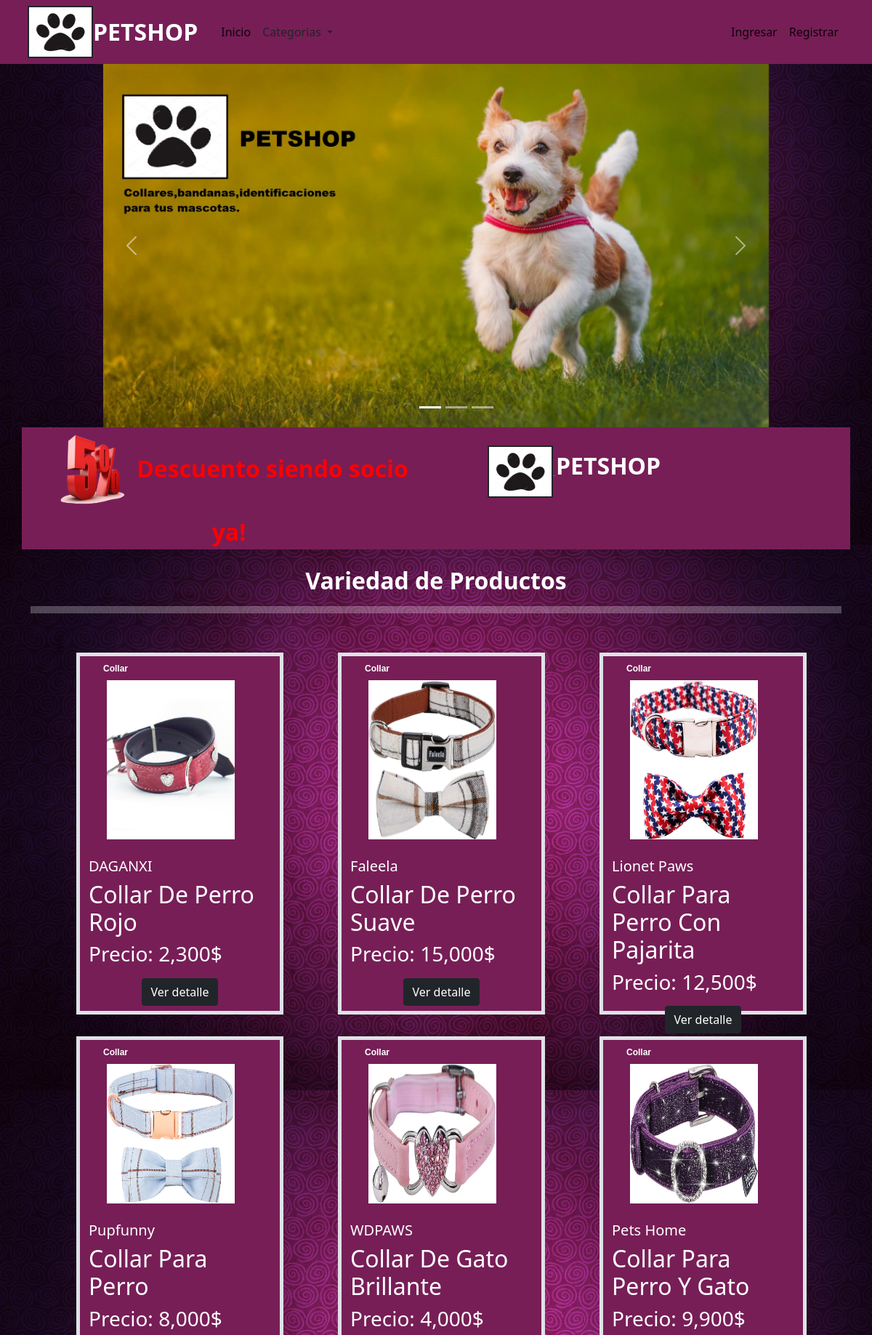
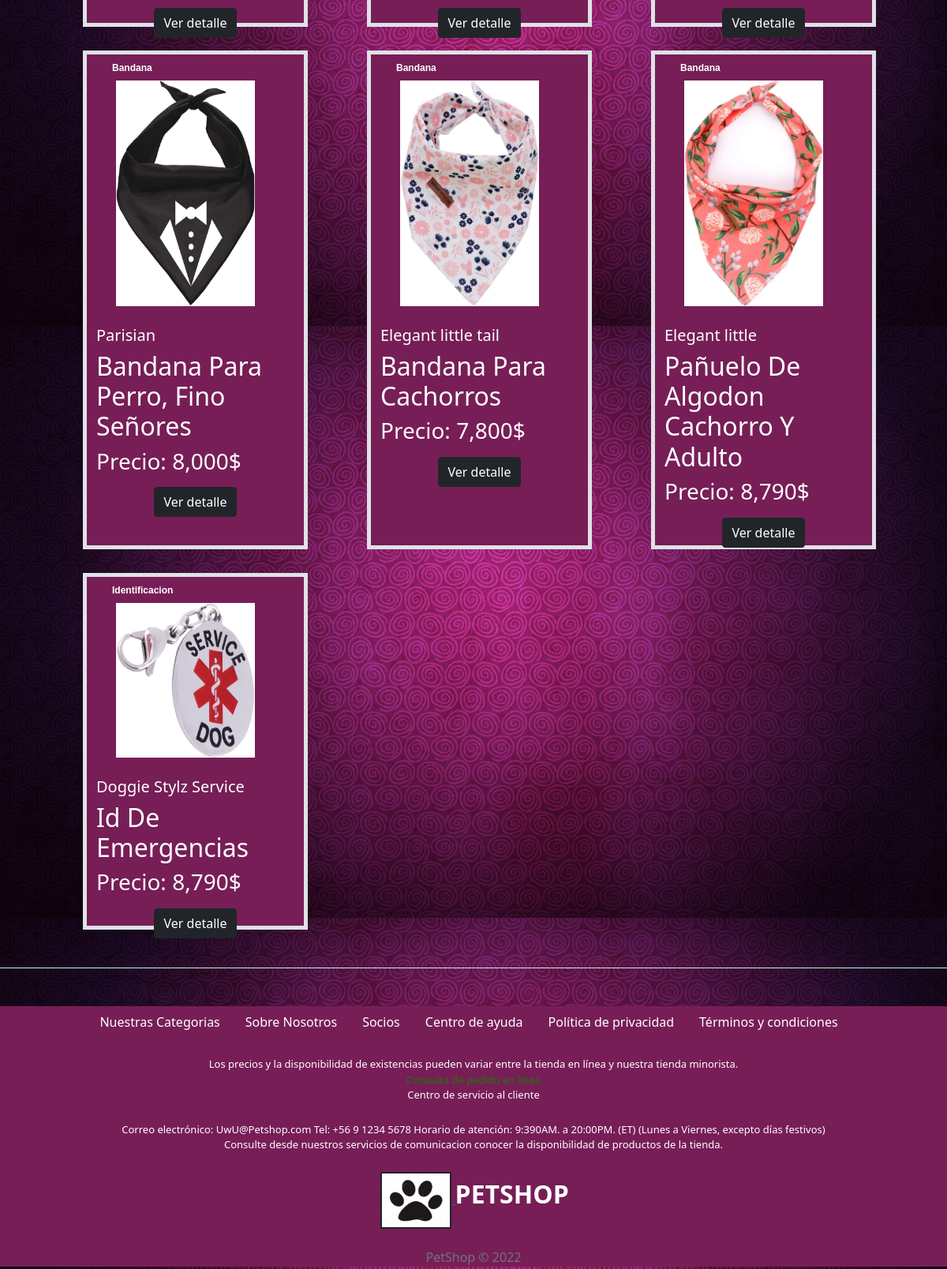
The page / (upper part) on the database its author committed (2 pictures, top to bottom).
### core/models.py (models this page shows, shortened)
class Producto(models.Model):
    nombre_producto=models.CharField(max_length=50, primary_key=True, verbose_name='Nombre del Producto')
    descripcion_producto=models.TextField(max_length=200, verbose_name='Descripcion del Producto')
    marca_producto=models.CharField(max_length=50, null=True ,verbose_name='Marca del Producto')
    precio_producto= models.IntegerField(verbose_name='Precio del Producto')
    stock_producto= models.IntegerField( verbose_name='Stock del Producto')
    imagen_producto=models.ImageField(upload_to='images/')
    categoria=models.ForeignKey(Categoria, on_delete=models.CASCADE)

class Categoria(models.Model):
    id_categoria=models.IntegerField(primary_key=True, verbose_name='Id de categoria')
    nombre_categoria=models.CharField(max_length=50, verbose_name='Nombre de la Categoria')
    def __str__(self):
        return self.nombre_categoria

### core/views.py (the view)
# urls.py: 2. Add a URL to urlpatterns:  path('', views.home, name='home')
def home(request):
    productos = Producto.objects.all()
    data={
        'productos': productos
    }
    return render(request, 'core/index.html',data)

### core/context_processors.py (called while the page is built)
def extras(request):
	lista_categorias = Categoria.objects.all().order_by('nombre_categoria')
	return {'categorias':lista_categorias}

def importe_total_carro(request):
	total=0
	if request.user.is_authenticated:
		if "carro" in request.session:
			for key, value in request.session["carro"].items():
				total= total + int(value["precio"])
	return {"importe_total_carro":total}

### core/templates/core/index.html (shortened to what this page needs)
{% extends 'core/base.html' %}
{% load static %}
  {% block contenido %}
<div class="container">
  <div class="col-xl-12 col-md-10 col-12">
  <div id="carouselExampleIndicators" class="carousel slide" data-bs-ride="carousel">
    <div class="carousel-indicators">
      <button type="button" data-bs-target="#carouselExampleIndicators" data-bs-slide-to="0" class="active" aria-current="true" aria-label="Slide 1"></button>
      <button type="button" data-bs-target="#carouselExampleIndicators" data-bs-slide-to="1" aria-label="Slide 2"></button>
      <button type="button" data-bs-target="#carouselExampleIndicators" data-bs-slide-to="2" aria-label="Slide 3"></button>
    </div>
    <div class="carousel-inner">
      <div class="carousel-item active">
        <img src="{% static 'core/img/Carousel1PetShop.jpg'%}" class="d-block w-100" alt="...">
      </div>
    </div>
    <button class="carousel-control-prev" type="button" data-bs-target="#carouselExampleIndicators" data-bs-slide="prev">
      <span class="carousel-control-prev-icon" aria-hidden="true"></span>
    </button>
    <button class="carousel-control-next" type="button" data-bs-target="#carouselExampleIndicators" data-bs-slide="next">
      <span class="carousel-control-next-icon" aria-hidden="true"></span>
    </button>
  </div>
</div>
</div>
<div class="container btnsocio ">
  <div class="row">
    <div class="col">
    <div class="custompromosocio fw-bold fs-2 ">
      <img  src="{% static 'core/img/5%new.png' %}" width="120" height="120" >Descuento siendo socio ya!
</div>
  </div>
  <div class="col">
    <div class="logotittlenavbardestacados">
      <a href="{%url 'core:home' %}"><img src="{% static 'core/img/1.jpg'%}" class="border border-2 border-dark" alt="" width="90" height="72" > </a>
      <span class=" fw-bold fs-2 logotittle text-decoration-none">PETSHOP</span>
    </div>
</div>
</div>
</div>
<br>
<div class="container ">
    <div class="row ">
        <h2 class="destacadostittle fw-bold text-center ">
        Variedad de Productos
        <hr class="border border-white border-5 ">
      </h2>
    </div>
{% load humanize %}
    <div class="row">
    {% for ve in productos %}
        <div class="col-xl-3 col-md-4 col-8  border border-5" style=" margin-left: 75px; margin-top: 30px; background-color: rgb(119,30,87);";>
          <h5 class="card-text" style="color: rgb(255, 255, 255);  text-transform: initial; margin-left: 20px; margin-top: 10px;  font-family: 'Montserrat', Helvetica, Arial, sans-serif;  font-size: 12px; font-weight: bold;">{{ve.categoria}}</h5>
        {% if ve.imagen_producto %}
        <img src="{{ ve.imagen_producto.url }}" width="80%" height="50%" style="padding-left:0px; padding-right:25px; padding-bottom:25px; margin-left: 25px; "  >
         {% endif %}
            <h5 class="" style="color: rgb(255, 255, 255); "> {{ve.marca_producto | capfirst }}</h5>
            <h2 class="" style="color: rgb(255, 255, 255); " class="">{{ve.nombre_producto | title }}</h2>
                 <h3 class="" style="color: rgb(255, 255, 255); ">Precio: {{ve.precio_producto | intcomma }}$</h3>
            <div class="card-footer p-2 pt-2 border-top-0 bg-transparent">
              <div class="text-center">
                  <a class="btn btn-dark mt-auto" href="{% url 'core:detalleproducto' ve.nombre_producto %}">Ver detalle</a>
              </div>
          </div>
        </div>
      {% endfor %}
</div>
</div>
{% endblock %}

### core/static/core/css/index.css (style rules this page uses)
body { background: url('../img/espiro_pink.jpg') repeat; background-size: 100%; }
.logotittle { color: white; }
.carousel.slide { width: 100%; }
.carousel-indicators { margin-left: 10%; width: 75%; }
.carousel-control-next { margin-right: 5%; width: 75%; margin-top: 0%; }
.carousel-control-prev { margin-left: 5%; width: 75%; margin-top: 0%; }
.w-100 { margin-left: 100px; padding-right: 200px; width: 75%; height: 500px; }
.custompromosocio { color: red; }
.btnsocio { background-color: rgb(119,30,87); border: white; text-align: center; margin-left: 350px; }
.logotittlenavbardestacados { margin-top: 25px; padding-left: 10px; margin-right: 200px; }
.destacadostittle { color: rgb(255, 255, 255); text-align: center; }

### rows shown on the page
Producto: categoria "Collar", imagen_producto (picture), marca_producto "DAGANXI", nombre_producto "Collar De Perro Rojo", precio_producto "2,300"
Producto: categoria "Collar", imagen_producto (picture), marca_producto "Faleela", nombre_producto "Collar De Perro Suave", precio_producto "15,000"
Producto: categoria "Collar", imagen_producto (picture), marca_producto "Lionet Paws", nombre_producto "Collar Para Perro Con Pajarita", precio_producto "12,500"
Producto: categoria "Collar", imagen_producto (picture), marca_producto "Pupfunny", nombre_producto "Collar Para Perro", precio_producto "8,000"
Producto: categoria "Collar", imagen_producto (picture), marca_producto "WDPAWS", nombre_producto "Collar De Gato Brillante", precio_producto "4,000"
Producto: categoria "Collar", imagen_producto (picture), marca_producto "Pets Home", nombre_producto "Collar Para Perro Y Gato", precio_producto "9,900"
Producto: categoria "Bandana", imagen_producto (picture), marca_producto "Parisian", nombre_producto "Bandana Para Perro, Fino Señores", precio_producto "8,000"
Producto: categoria "Bandana", imagen_producto (picture), marca_producto "Elegant little tail", nombre_producto "Bandana Para Cachorros", precio_producto "7,800"
Producto: categoria "Bandana", imagen_producto (picture), marca_producto "Elegant little", nombre_producto "Pañuelo De Algodon Cachorro Y Adulto", precio_producto "8,790"
Producto: categoria "Identificacion", imagen_producto (picture), marca_producto "Doggie Stylz Service", nombre_producto "Id De Emergencias", precio_producto "8,790"
